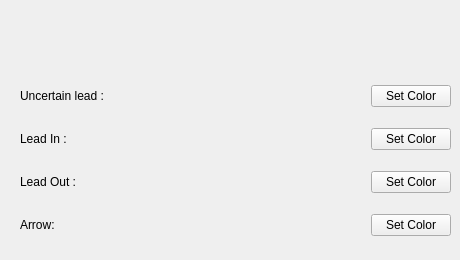
      <widget class="QWidget" name="page_3" >
       <widget class="QWidget" name="verticalLayoutWidget_4" >
        <property name="geometry" >
         <rect>
          <x>20</x>
          <y>70</y>
          <width>431</width>
          <height>181</height>
         </rect>
        </property>
        <layout class="QVBoxLayout" name="verticalLayout_4" >
         <item>
          <layout class="QHBoxLayout" name="horizontalLayLeadUncer" >
           <item>
            <widget class="QLabel" name="label_27" >
             <property name="text" >
              <string>Uncertain lead :</string>
             </property>
             <property name="buddy" >
              <cstring>penPB_6</cstring>
             </property>
            </widget>
           </item>
           <item>
            <spacer name="horizoUncerlead" >
             <property name="orientation" >
              <enum>Qt::Horizontal</enum>
             </property>
             <property name="sizeType" >
              <enum>QSizePolicy::Expanding</enum>
             </property>
             <property name="sizeHint" stdset="0" >
              <size>
               <width>100</width>
               <height>20</height>
              </size>
             </property>
            </spacer>
           </item>
           <item>
            <widget class="QPushButton" name="penPB_6" >
             <property name="text" >
              <string>Set Color</string>
             </property>
            </widget>
           </item>
          </layout>
         </item>
         <item>
          <layout class="QHBoxLayout" name="horizontalLayout_10" >
           <item>
            <widget class="QLabel" name="label_14" >
             <property name="text" >
              <string>Lead In :</string>
             </property>
             <property name="buddy" >
              <cstring>penPB_2</cstring>
             </property>
            </widget>
           </item>
           <item>
            <spacer name="horizontalSpac_6" >
             <property name="orientation" >
              <enum>Qt::Horizontal</enum>
             </property>
             <property name="sizeType" >
              <enum>QSizePolicy::Expanding</enum>
             </property>
             <property name="sizeHint" stdset="0" >
              <size>
               <width>100</width>
               <height>20</height>
              </size>
             </property>
            </spacer>
           </item>
           <item>
            <widget class="QPushButton" name="penPB_2" >
             <property name="text" >
              <string>Set Color</string>
             </property>
            </widget>
           </item>
          </layout>
         </item>
         <item>
          <layout class="QHBoxLayout" name="horizontalLayout_19" >
           <item>
            <widget class="QLabel" name="label_22" >
             <property name="text" >
              <string>Lead Out :</string>
             </property>
             <property name="buddy" >
              <cstring>penPB_3</cstring>
             </property>
            </widget>
           </item>
           <item>
            <spacer name="horizoalSpacer_6" >
             <property name="orientation" >
              <enum>Qt::Horizontal</enum>
             </property>
             <property name="sizeType" >
              <enum>QSizePolicy::Expanding</enum>
             </property>
             <property name="sizeHint" stdset="0" >
              <size>
               <width>100</width>
               <height>20</height>
              </size>
             </property>
            </spacer>
           </item>
           <item>
            <widget class="QPushButton" name="penPB_3" >
             <property name="text" >
              <string>Set Color</string>
             </property>
            </widget>
           </item>
          </layout>
         </item>
         <item>
          <layout class="QHBoxLayout" name="horizontalLayout_20" >
           <item>
            <widget class="QLabel" name="label_23" >
             <property name="text" >
              <string>Arrow:</string>
             </property>
             <property name="buddy" >
              <cstring>penPB_4</cstring>
             </property>
            </widget>
           </item>
           <item>
            <spacer name="hozontalSpacer_6" >
             <property name="orientation" >
              <enum>Qt::Horizontal</enum>
             </property>
             <property name="sizeType" >
              <enum>QSizePolicy::Expanding</enum>
             </property>
             <property name="sizeHint" stdset="0" >
              <size>
               <width>100</width>
               <height>20</height>
              </size>
             </property>
            </spacer>
           </item>
           <item>
            <widget class="QPushButton" name="penPB_4" >
             <property name="text" >
              <string>Set Color</string>
             </property>
            </widget>
           </item>
          </layout>
         </item>
        </layout>
       </widget>
      </widget>
